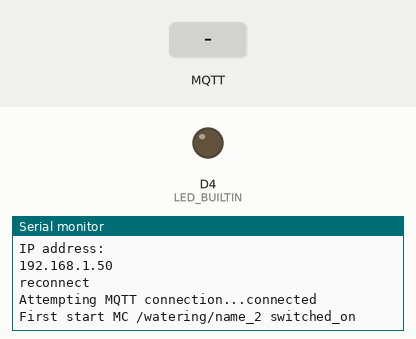
Bench run of a sketch on a simulated ESP8266 (NodeMCU). Shown: output pins drawn as LEDs (lit = HIGH, except the on-board LED, lit = LOW), the last lines printed to the serial monitor. The inputs (shaded band) are chosen by the test bench. WiFi joins after 1.5 s; servers stay silent unless stated; no MQTT or app messages arrive unless stated.

Above: at 2.7 s.
2.8 s: MQTT message "Begin" arrives on the first subscribed topic
At 3.9 s:
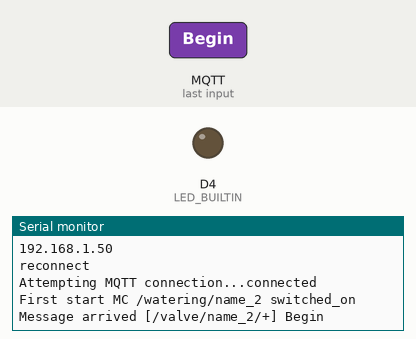
4.3 s: MQTT message "Start" arrives on the first subscribed topic
At 5.0 s:
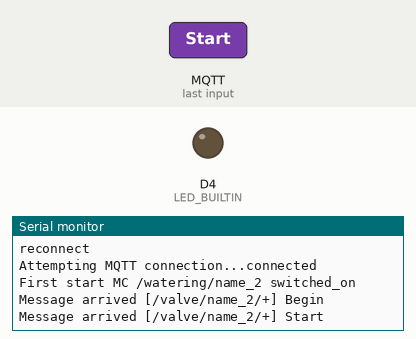
5.8 s: MQTT message "End" arrives on the first subscribed topic
At 6.2 s:
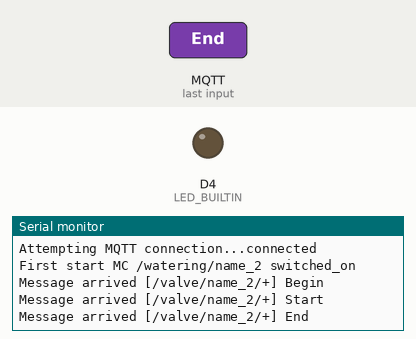

Measured:
- after the input at 2.8 s, the serial monitor: prints a new line at once (image 1)
- after the input at 4.3 s, the serial monitor: prints a new line at once (image 2)
- after the input at 5.8 s, the serial monitor: prints a new line at once (image 3)

The sketch:

mqtt_esp8266.ino
```cpp
/*
 Basic ESP8266 MQTT example

 This sketch demonstrates the capabilities of the pubsub library in combination
 with the ESP8266 board/library.

 It connects to an MQTT server then:
  - publishes "hello world" to the topic "outTopic" every two seconds
  - subscribes to the topic "inTopic", printing out any messages
    it receives. NB - it assumes the received payloads are strings not binary
  - If the first character of the topic "inTopic" is an 1, switch ON the ESP Led,
    else switch it off

 It will reconnect to the server if the connection is lost using a blocking
 reconnect function. See the 'mqtt_reconnect_nonblocking' example for how to
 achieve the same result without blocking the main loop.

 To install the ESP8266 board, (using Arduino 1.6.4+):
  - Add the following 3rd party board manager under "File -> Preferences -> Additional Boards Manager URLs":
       http://arduino.esp8266.com/stable/package_esp8266com_index.json
  - Open the "Tools -> Board -> Board Manager" and click install for the ESP8266"
  - Select your ESP8266 in "Tools -> Board"

*/

#include <ESP8266WiFi.h>
#include <PubSubClient.h>

#define LED_BUILTIN D4

IPAddress staticIP(192,168,1,158);
IPAddress gateway(192,168,1,150);
IPAddress subnet(255,255,255,0);

// Update these with values suitable for your network.
const char* ssid = "OpenWrt";
const char* password = "charade23450";
const char* mqtt_server = "192.168.1.150";
const char* mqtt_user = "test";
const char* mqtt_pass = "duster07";
//const char* mqtt_client = "ESP8266_1";
const char* mqtt_client = "name_2";
const char* outTopic = "/watering";
const char* inTopic = "/valve";
String dev_name[] = {"valve_1", "valve_2", "valve_3", "valve_4"};
//const char* dev_name[] = {"valve_1","valve_2","valve_3", "valve_4"};


WiFiClient espClient;
PubSubClient MQTTclient(espClient);
long lastMsg = 0;
char msg[50];
int value = 0;
byte isFirstTime = true;

void setup_wifi() {

  delay(10);
  // We start by connecting to a WiFi network
  Serial.println();
  Serial.print("Connecting to ");
  Serial.println(ssid);

  WiFi.config(staticIP, gateway, subnet);
  WiFi.begin(ssid, password);

  while (WiFi.status() != WL_CONNECTED) {
    delay(500);
    Serial.print(".");
  }

  randomSeed(micros());

  Serial.println("");
  Serial.println("WiFi connected");
  Serial.println("IP address: ");
  Serial.println(WiFi.localIP());
}

void callback(char* topic, byte* payload, unsigned int length) {

  String strTopic = String(topic);
  payload[length] = '\0';
  String strPayload = String((char*)payload);
  Serial.print("Message arrived [" + strTopic + "] ");
  Serial.println(strPayload);


  // Switch on the LED if an 1 was received as first character
  int iPos = strTopic.lastIndexOf('/');
  if( iPos > 0){
    String devTopic = strTopic.substring(iPos + 1);
    for (int i = 0; i < 4; i++){
      if (dev_name[i] == devTopic){
        if ( strPayload == "Begin" or strPayload == "Start") {
          digitalWrite(BUILTIN_LED, LOW);   // Turn the LED on (Note that LOW is the voltage level
      // but actually the LED is on; this is because
      // it is active low on the ESP8266)
      // push message back to broker
          MQTTclient.publish("/outTopic", "Successfully started");
        }
        else if ( strPayload == "End" or strPayload == "Stop"){
          digitalWrite(BUILTIN_LED, HIGH);  // Turn the LED off by making the voltage HIGH
        }
        break;
      }
    }
  }

}

void connectMQTT() {
  // Loop until we're reconnected
  while (!MQTTclient.connected()) {
    Serial.print("Attempting MQTT connection...");
    // Create a random client ID
//    String clientId = "ESP8266Client-";
//    clientId += String(random(0xffff), HEX);
    // Attempt to connect
//    if (client.connect(clientId.c_str())) {
    if (MQTTclient.connect(mqtt_client, mqtt_user, mqtt_pass)) {
      Serial.println("connected");
      // Once connected, publish an announcement...
      if (isFirstTime){
        int lenTopic = strlen(outTopic) + strlen(mqtt_client) + 2;
        char topic[lenTopic];
        snprintf(topic, lenTopic, "%s/%s", outTopic, mqtt_client);
        MQTTclient.publish(topic, "switched_on");
        isFirstTime = false;
        Serial.print("First start MC ");
        Serial.print(topic);
        Serial.println(" switched_on");
      }
      // ... and resubscribe
      int lenTopic = strlen(inTopic) + strlen(mqtt_client) + 4;
      char topic[lenTopic];
      snprintf(topic, lenTopic, "%s/%s/+", inTopic, mqtt_client);
      MQTTclient.subscribe(topic);
//      MQTTclient.subscribe("/debug");
    }
    else {
      Serial.print("failed, rc=");
      Serial.print(MQTTclient.state());
      Serial.println(" try again in 5 seconds");
      // Wait 5 seconds before retrying
      delay(5000);
    }
  }
}

void setup() {
  pinMode(LED_BUILTIN, OUTPUT);     // Initialize the BUILTIN_LED pin as an output
  digitalWrite(LED_BUILTIN, HIGH);
  Serial.begin(115200);
  setup_wifi();
  MQTTclient.setServer(mqtt_server, 1883);
  MQTTclient.setCallback(callback);
}

void loop() {

  if (!MQTTclient.connected()) {
    Serial.println("reconnect");
    connectMQTT();
  }
  MQTTclient.loop();

  long now = millis();
  if (now - lastMsg > 900000) {
    lastMsg = now;
    ++value;
    snprintf (msg, 50, "%s. I am still alive #%ld", mqtt_client, value);
    Serial.print("Publish message: ");
    Serial.println(msg);
    MQTTclient.publish("/outTopic", msg);
  }
}
```
